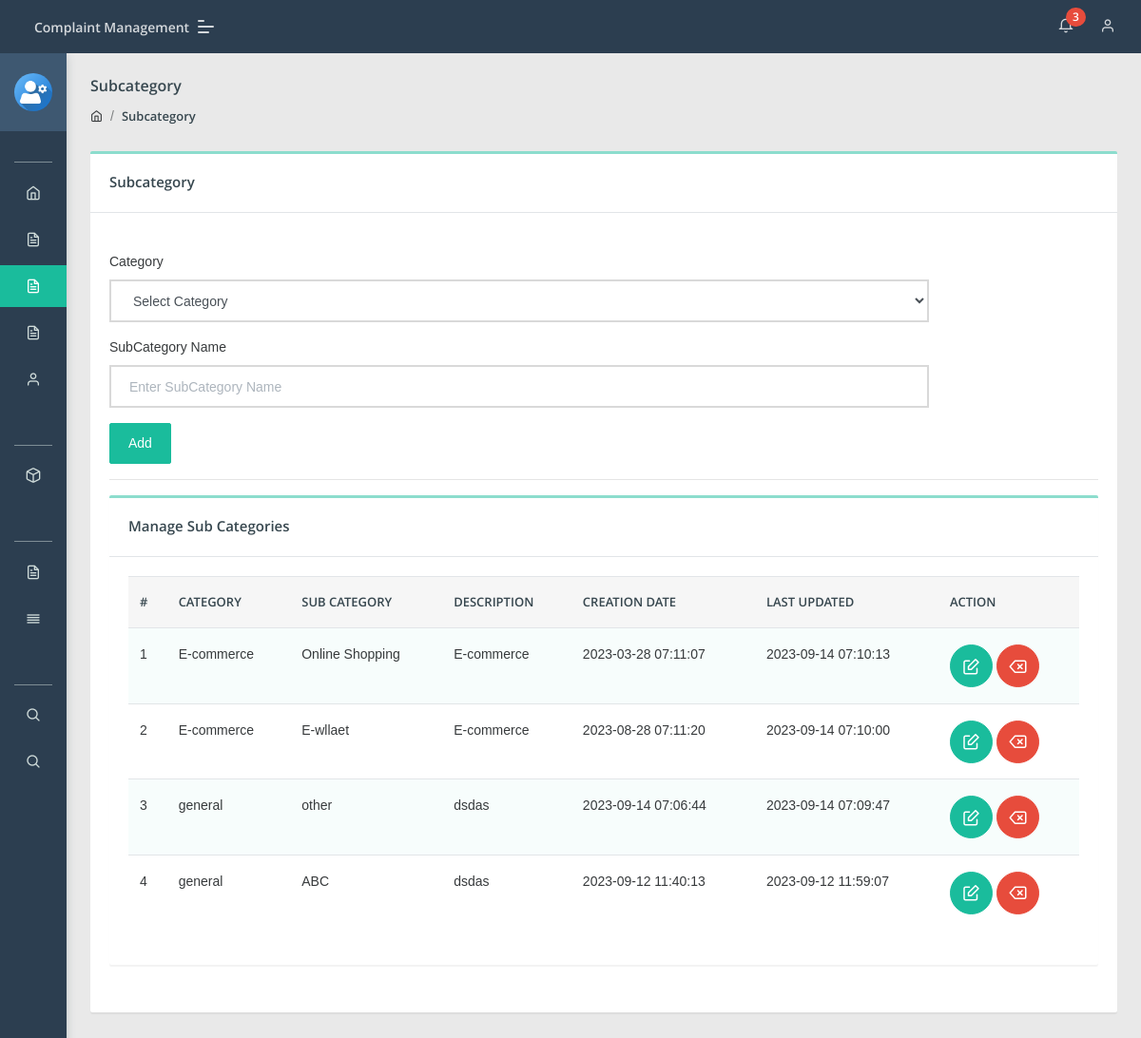
/cms/admin/subcategory.php (signed in), run on the app's committed database.
### tables this page shows
CREATE TABLE `subcategory` (
  `id` int(11) NOT NULL,
  `categoryid` int(11) DEFAULT NULL,
  `subcategory` varchar(255) DEFAULT NULL,
  `creationDate` timestamp NULL DEFAULT current_timestamp(),
  `updationDate` timestamp NULL DEFAULT NULL ON UPDATE current_timestamp()
);

CREATE TABLE `category` (
  `id` int(11) NOT NULL,
  `categoryName` varchar(255) DEFAULT NULL,
  `categoryDescription` longtext DEFAULT NULL,
  `creationDate` timestamp NULL DEFAULT current_timestamp(),
  `updationDate` timestamp NULL DEFAULT NULL ON UPDATE current_timestamp()
);

### cms/admin/subcategory.php (the view, shortened to what this page needs)
<?php
include('include/config.php');
if(strlen($_SESSION['aid'])==0)
    {
header('location:index.php');
}
else{
?>
<!DOCTYPE html>
<html lang="en">
<head>
    <link rel="stylesheet" href="assets/css/style.css">
</head>
<body class="">
	<?php include('include/sidebar.php');?>
	<?php include('include/header.php');?>
<section class="pcoded-main-container">
    <div class="pcoded-content">
        <div class="page-header">
            <div class="page-block">
                <div class="row align-items-center">
                    <div class="col-md-12">
                        <div class="page-header-title">
                            <h5 class="m-b-10">Subcategory</h5>
                        </div>
                        <ul class="breadcrumb">
                            <li class="breadcrumb-item"><a href="dashboard.php"><i class="feather icon-home"></i></a></li>
                            <li class="breadcrumb-item"><a href="subcategory.php">Subcategory</a></li>
                        </ul>
                    </div>
                </div>
            </div>
        </div>
        <div class="row">
            <div class="col-sm-12">
                <div class="card">
                    <div class="card-header">
                        <h5>Subcategory</h5>
                    </div>
                    <div class="card-body">
                        <div class="row">
                            <div class="col-md-10">
                                    <br />
                                <form method="post" name="Category">
                                    <div class="form-group">
                                        <label for="exampleInputEmail1">Category</label>
                                        <select name="category" class="form-control" required>
<option value="">Select Category</option>
</select>
                                    </div>
                                      <div class="form-group">
                                        <label for="exampleInputEmail1">SubCategory Name</label>
                                        <input type="text" placeholder="Enter SubCategory Name"  name="subcategory" class="form-control" required>
                                    </div>
                                    <button type="submit" class="btn  btn-primary" name="submit">Add</button>
                                </form>
                            </div>
                        </div>
                     <hr>
                      <div class="row">
                            <div class="col-xl-12">
                <div class="card">
                    <div class="card-header">
                        <h5>Manage Sub Categories</h5>
                    </div>
                    <div class="card-body table-border-style">
                        <div class="table-responsive">
                            <table class="table table-striped">
                                <thead>
                                    <tr>
                                            <th>#</th>
                                            <th>Category</th>
                                            <th>Sub Category</th>
                                            <th>Description</th>
                                            <th>Creation date</th>
                                            <th>Last Updated</th>
                                            <th>Action</th>
                                        </tr>
                                </thead>
                                <tbody>
                                    <?php $query=mysqli_query($con,"select subcategory.id,category.categoryName,category.categoryDescription,subcategory.subcategory,subcategory.creationDate,subcategory.updationDate from subcategory join category on category.id=subcategory.categoryid");
$cnt=1;
while($row=mysqli_fetch_array($query))
{
?>
                                        <tr>
                                            <td><?php echo htmlentities($cnt);?></td>
                                            <td><?php echo htmlentities($row['categoryName']);?></td>
                                            <td><?php echo htmlentities($row['subcategory']);?></td>
                                            <td><?php echo htmlentities($row['categoryDescription']);?></td>
                                            <td> <?php echo htmlentities($row['creationDate']);?></td>
                                            <td><?php echo htmlentities($row['updationDate']);?></td>
                                            <td>
                                            <a href="edit-subcategory.php?id=<?php echo $row['id']?>" class="btn  btn-icon btn-primary"><i class="feather icon-edit"></i></a>
                                            <a href="subcategory.php?id=<?php echo $row['id']?>&del=delete" class="btn  btn-icon btn-danger" onClick="return confirm('Are you sure you want to delete?')"><i class="feather icon-delete"></i></a></td>
                                        </tr>
                                        <?php $cnt=$cnt+1; } ?>
                                </tbody>
                            </table>
                        </div>
                    </div>
                </div>
            </div>
                        </div>
                    </div>
                </div>
            </div>
        </div>
    </div>
</section>
</body>
</html>
<?php } ?>

### data on the page
subcategory: categoryid.categoryName "E-commerce", subcategory "Online Shopping", categoryid.categoryDescription "E-commerce", creationDate "2023-03-28 07:11:07", updationDate "2023-09-14 07:10:13"
subcategory: categoryid.categoryName "E-commerce", subcategory "E-wllaet", categoryid.categoryDescription "E-commerce", creationDate "2023-08-28 07:11:20", updationDate "2023-09-14 07:10:00"
subcategory: categoryid.categoryName "general", subcategory "other", categoryid.categoryDescription "dsdas", creationDate "2023-09-14 07:06:44", updationDate "2023-09-14 07:09:47"
subcategory: categoryid.categoryName "general", subcategory "ABC", categoryid.categoryDescription "dsdas", creationDate "2023-09-12 11:40:13", updationDate "2023-09-12 11:59:07"

### other printed values
$num1 "3"
